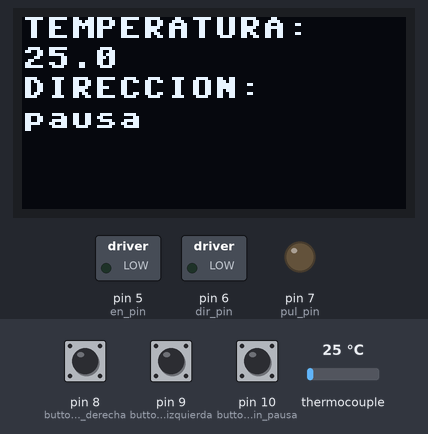
Bench run of a program on a simulated MicroPython board. On the bench: 128×64 one-colour display, switched loads named in the program (green lamp = pin HIGH), output pins drawn as LEDs (lit = HIGH). The inputs (shaded band) are chosen by the test bench; at power-on: pin 10 (button_pin_pausa) HIGH, pin 8 (button_pin_derecha) HIGH, pin 9 (button_pin_izquierda) HIGH, thermocouple 25 °C. Library files of the repository ran but are not shown: sh1106.py; pins used as bus, display or sensor lines are not drawn; what the program prints to the serial console is not drawn.

Above: at 1.2 s.
1.3 s: pin 10 (button_pin_pausa) pulled LOW for 0.3 s
At 1.6 s:
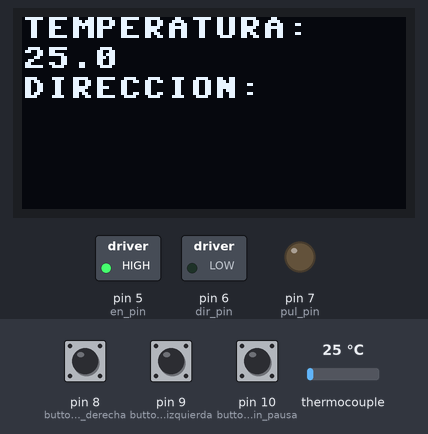
3.1 s: pin 8 (button_pin_derecha) pulled LOW for 0.3 s
At 3.29 s:
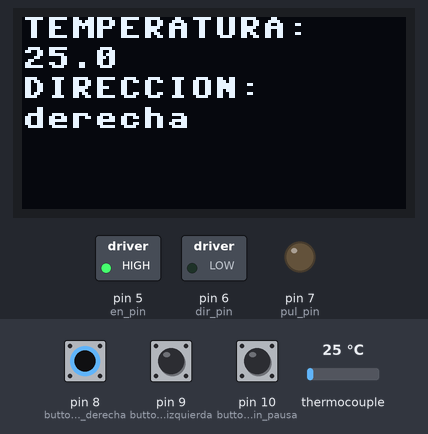
5.6 s: pin 9 (button_pin_izquierda) pulled LOW for 0.3 s
At 5.88 s:
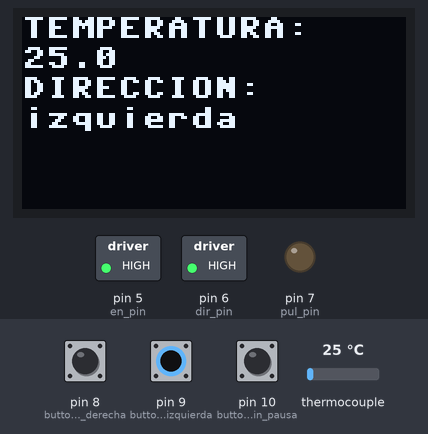
8.1 s: pin 10 (button_pin_pausa) pulled LOW for 1 s
At 9.6 s:
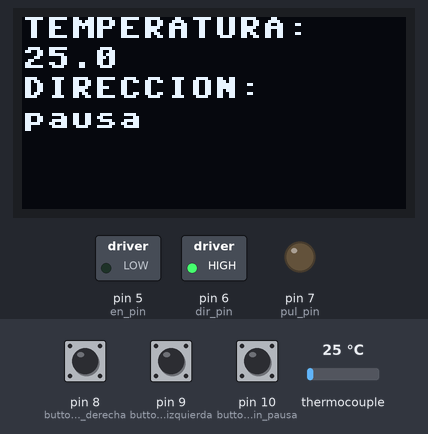
10.6 s: thermocouple set to 6 °C
At 11.9 s:
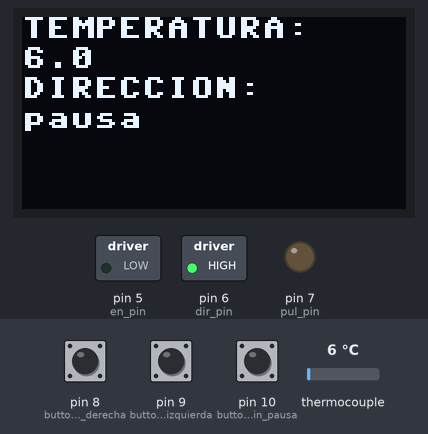
12.2 s: thermocouple set to 75 °C
At 12.6 s:
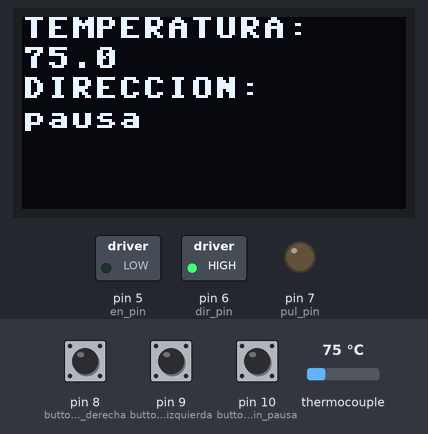
Timing chart, 0 to 14.8 s (numbered marks = the images above; inputs shaded):
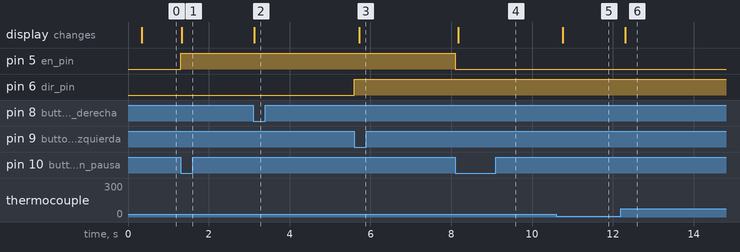

The program:

CodigoJunto.py
```python
import utime
from machine import Pin, I2C
import sh1106
from max6675 import MAX6675
from machine import Pin
import time

'''Declaración de puertos'''
#MOTOR
EN = 5     # Define el enable
DIR = 6    # Define la dirección
PUL = 7    # Señal pulsada
#DIRECIONES
DER = 8    # Define la interrupción derecha
IZQ = 9    # Define la interrupción izquierda
PA = 10    # Define la interrupción de pausa
#OLED
i2c = I2C(1, scl=Pin(27), sda=Pin(26))
#TERMOCUPLA
so = Pin(12, Pin.IN)
sck = Pin(14, Pin.OUT)
cs = Pin(16, Pin.OUT)

'''Configuración de pines'''
#MOTOR
button_pin_derecha = Pin(DER, Pin.IN, Pin.PULL_UP)     # Botón Derecha
button_pin_izquierda = Pin(IZQ, Pin.IN, Pin.PULL_UP)   # Botón Izquierda
button_pin_pausa = Pin(PA, Pin.IN, Pin.PULL_UP)        # Botón Pausa
pul_pin = Pin(PUL, Pin.OUT)
dir_pin = Pin(DIR, Pin.OUT)
en_pin = Pin(EN, Pin.OUT)

'''Declaraciones iniciales'''
# Estado inicial y variables de control
paused = True  # Inicia en pausa para modo ahorro de energía
current_direction = None  # Variable para almacenar la dirección actual del movimiento

# Variables para debounce
debounce_delay = 500  # Retardo de debounce en milisegundos
last_interrupt_time = 0  # Variable para almacenar el tiempo de la última interrupción

#Variables de inicio display OLED
oled_width = 128
oled_height = 64
oled = sh1106.SH1106_I2C(oled_width, oled_height, i2c)

max = MAX6675(sck, cs , so)
dirMotor=''

'''FUNCIONES'''
# Función para mostrar texto y la variable en la pantalla
def mostrar_texto():
    temp = max.read()
    oled.fill(0)  # Limpia la pantalla
    oled.text('TEMPERATURA:', 0, 0)
    oled.text(str(temp), 0, 10)
    oled.text('DIRECCION:', 0, 20)
    if paused:
        oled.text('pausa', 0, 30)
    else:
        oled.text(str(dirMotor), 0, 30)
    oled.show()


def button_interrupt_handler_derecha(pin):
    global paused, current_direction, last_interrupt_time, dirMotor
    current_time = utime.ticks_ms()
    if current_time - last_interrupt_time > debounce_delay:
        last_interrupt_time = current_time
        if not paused:
            current_direction = "derecha"
            dirMotor = 'derecha'
            dir_pin.value(0)   # Dirección hacia la derecha
            en_pin.value(1)
            mostrar_texto()
            print("Iniciando movimiento a la derecha")

def button_interrupt_handler_izquierda(pin):
    global paused, current_direction, last_interrupt_time, dirMotor
    current_time = utime.ticks_ms()
    if current_time - last_interrupt_time > debounce_delay:
        last_interrupt_time = current_time
        if not paused:
            current_direction = "izquierda"
            dirMotor = 'izquierda'
            dir_pin.value(1)   # Dirección hacia la izquierda
            en_pin.value(1)
            mostrar_texto()
            print("Iniciando movimiento a la izquierda")

def button_interrupt_handler_pausa(pin):
    global paused, last_interrupt_time
    current_time = utime.ticks_ms()
    if current_time - last_interrupt_time > debounce_delay:
        last_interrupt_time = current_time
        if paused:
            print("Continuar")
            paused = False
            en_pin.value(1)  # Habilitar el motor
        else:
            print("Pausa")
            paused = True
            en_pin.value(0)  # Deshabilitar el motor
        mostrar_texto()

# Configuración de interrupciones
button_pin_derecha.irq(trigger=Pin.IRQ_FALLING, handler=button_interrupt_handler_derecha)
button_pin_izquierda.irq(trigger=Pin.IRQ_FALLING, handler=button_interrupt_handler_izquierda)
button_pin_pausa.irq(trigger=Pin.IRQ_FALLING, handler=button_interrupt_handler_pausa)

# Bucle principal
while True:
    if not paused:
        if current_direction == "derecha":
            dir_pin.value(0)   # Dirección hacia la derecha
            en_pin.value(1)
            while not paused:  # Continuar girando mientras no esté pausado
                mostrar_texto()
                pul_pin.value(1)
                utime.sleep_us(400)
                pul_pin.value(0)
                utime.sleep_us(400)

        elif current_direction == "izquierda":
            dir_pin.value(1)   # Dirección hacia la izquierda
            en_pin.value(1)
            while not paused:  # Continuar girando mientras no esté pausado
                mostrar_texto()
                pul_pin.value(1)
                utime.sleep_us(400)
                pul_pin.value(0)
                utime.sleep_us(400)

    else:
        en_pin.value(0)  # Deshabilitar el motor cuando está en pausa
        mostrar_texto()
        utime.sleep_ms(100)  # Pequeña pausa para reducir el uso de CPU
```

max6675.py
```python
import time


class MAX6675:
    MEASUREMENT_PERIOD_MS = 220

    def __init__(self, sck, cs, so):
        """
        Creates new object for controlling MAX6675
        :param sck: SCK (clock) pin, must be configured as Pin.OUT
        :param cs: CS (select) pin, must be configured as Pin.OUT
        :param so: SO (data) pin, must be configured as Pin.IN
        """
        # Thermocouple
        self._sck = sck
        self._sck.low()

        self._cs = cs
        self._cs.high()

        self._so = so
        self._so.low()

        self._last_measurement_start = 0
        self._last_read_temp = 0
        self._error = 0

    def _cycle_sck(self):
        self._sck.high()
        time.sleep_us(1)
        self._sck.low()
        time.sleep_us(1)

    def refresh(self):
        """
        Start a new measurement.
        """
        self._cs.low()
        time.sleep_us(10)
        self._cs.high()
        self._last_measurement_start = time.ticks_ms()

    def ready(self):
        """
        Signals if measurement is finished.
        :return: True if measurement is ready for reading.
        """
        return time.ticks_ms() - self._last_measurement_start > MAX6675.MEASUREMENT_PERIOD_MS

    def error(self):
        """
        Returns error bit of last reading. If this bit is set (=1), there's problem with the
        thermocouple - it can be damaged or loosely connected
        :return: Error bit value
        """
        return self._error

    def read(self):
        """
        Reads last measurement and starts a new one. If new measurement is not ready yet, returns last value.
        Note: The last measurement can be quite old (e.g. since last call to `read`).
        To refresh measurement, call `refresh` and wait for `ready` to become True before reading.
        :return: Measured temperature
        """
        # Check if new reading is available
        if self.ready():
            # Bring CS pin low to start protocol for reading result of
            # the conversion process. Forcing the pin down outputs
            # first (dummy) sign bit 15.
            self._cs.low()
            time.sleep_us(10)

            # Read temperature bits 14-3 from MAX6675.
            value = 0
            for i in range(12):
                # SCK should resemble clock signal and new SO value
                # is presented at falling edge
                self._cycle_sck()
                value += self._so.value() << (11 - i)

            # Read the TC Input pin to check if the input is open
            self._cycle_sck()
            self._error = self._so.value()

            # Read the last two bits to complete protocol
            for i in range(2):
                self._cycle_sck()

            # Finish protocol and start new measurement
            self._cs.high()
            self._last_measurement_start = time.ticks_ms()

            self._last_read_temp = value * 0.25

        return self._last_read_temp
```

Measured:
- after the input at 1.3 s, pin 5 (en_pin): LOW → HIGH at once; the display: changes at once (image 1)
- after the input at 3.1 s, the display: changes at once (image 2)
- after the input at 5.6 s, pin 6 (dir_pin): LOW → HIGH at once; the display: changes after 0.12 s (image 3)
- after the input at 8.1 s, pin 5 (en_pin): HIGH → LOW at once; the display: changes after 0.07 s (image 4)
- after the input at 10.6 s, the display: changes after 0.15 s (image 5)
- after the input at 12.2 s, the display: changes after 0.10 s (image 6)
